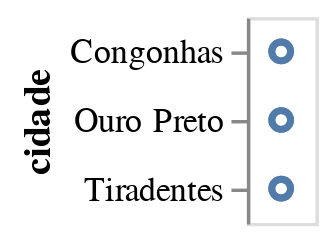

The notebook cell this image was saved under:
### Markdown cell above
Para especificar os diferentes canais de codificação, iremos utilizar o método `encode`.

### Code cell
alt.Chart(dados).mark_point().encode(
    y = 'cidade' # a variável cidade codificada no eixo-y
)

### Figure 1 — Vega-Lite specification as saved in the notebook (floating-point values rounded to 4 significant figures)
{"config": {"view": {"continuousWidth": 400, "continuousHeight": 300}}, "data": {"name": "data-86d1d7476d6cf273810db465707f1557"}, "mark": "point", "encoding": {"y": {"field": "cidade", "type": "nominal"}}, "$schema": "https://vega.github.io/schema/vega-lite/v4.17.0.json", "datasets": {"data-86d1d7476d6cf273810db465707f1557": [{"cidade": "Ouro Preto", "descricao": "O coração de Minas", "mes": "Jan", "temperatura": 24.5}, {"cidade": "Ouro Preto", "descricao": "O coração de Minas", "mes": "Mai", "temperatura": 18.7}, {"cidade": "Ouro Preto", "descricao": "O coração de Minas", "mes": "Set", "temperatura": 21.3}, {"cidade": "Congonhas", "descricao": "A cidade dos Profetas", "mes": "Jan", "temperatura": 27.2}, {"cidade": "Congonhas", "descricao": "A cidade dos Profetas", "mes": "Mai", "temperatura": 16.4}, {"cidade": "Congonhas", "descricao": "A cidade dos Profetas", "mes": "Set", "temperatura": 23.8}, {"cidade": "Tiradentes", "descricao": "A mais charmosa de Minas", "mes": "Jan", "temperatura": 32.5}, {"cidade": "Tiradentes", "descricao": "A mais charmosa de Minas", "mes": "Mai", "temperatura": 9.7}, {"cidade": "Tiradentes", "descricao": "A mais charmosa de Minas", "mes": "Set", "temperatura": 26.3}]}}
